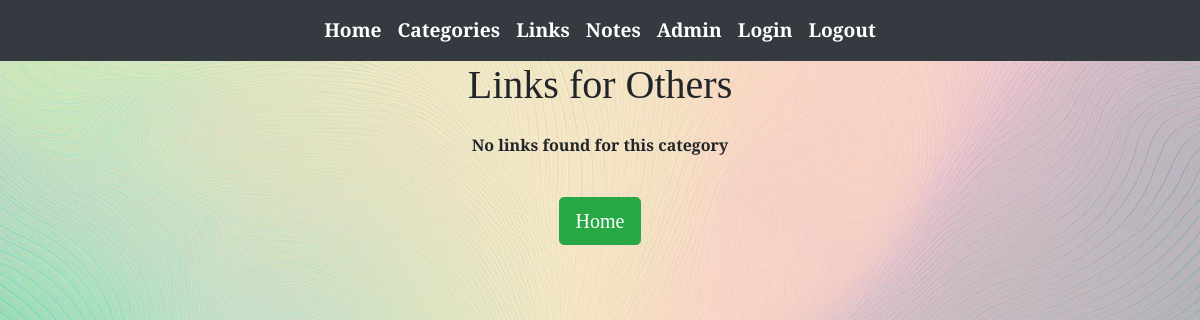
The app's page /links-by-category/8/, older data.
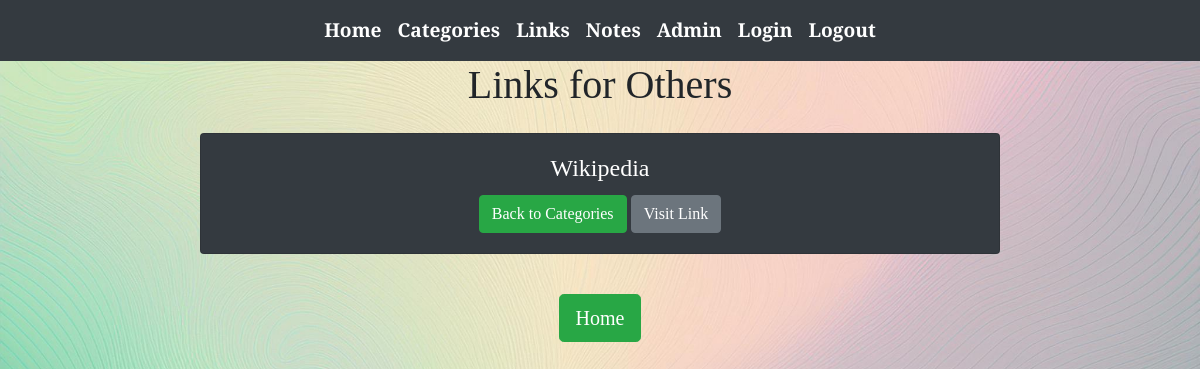
The same page, newer data.
### app/models.py (models this page shows, shortened)
class Link(models.Model):
    linkname = models.CharField(max_length=50, default = "link")
    category = models.ForeignKey(Category, on_delete=models.CASCADE)
    link_link = models.URLField(max_length=200, blank=True, null=True)  # Uusi kenttä hyperlinkille

### app/views.py (the view)
# urls.py: path('links-by-category/<int:id>/', linksbycategory, name='links-by-category'),
def linksbycategory(request, id):
    category = get_object_or_404(Category, id=id)
    links = Link.objects.filter(category=category)  # Suodatetaan linkit kategorian mukaan
    context = {'category': category, 'links': links}
    return render(request, "linksbycategory.html", context)

### app/templates/linksbycategory.html
{% extends 'index.html' %}
{% block content %}
<div class="container text-center">
    <h1>Links for {{ category.categoryname }}</h1>
    <div class="d-flex flex-column align-items-center mt-4">
        {% for link in links %}
        <div class="card bg-dark text-white mb-3" style="width: 50rem;">
            <div class="card-body text-center">
                <h4 class="card-title">{{ link.linkname }}</h4>
                <a href="{% url 'categories' %}" class="btn btn-success">Back to Categories</a>
                <a href="{{ link.link_link }}" class="btn btn-secondary" target="_blank" title="Visit {{ link.linkname }}">Visit Link</a>
            </div>
        </div>
        {% empty %}
        <p>No links found for this category</p>
        {% endfor %}
    </div>
        <div class="d-flex justify-content-center mt-4">
            <a href="{% url 'index' %}" class="btn btn-success btn-lg">Home</a>
        </div>
</div>
{% endblock %}

Row changes from the older to the newer data that the page shows:
added Link: linkname "Wikipedia"
Text that changed along with them:
text no longer shown: "No links found for this category"
